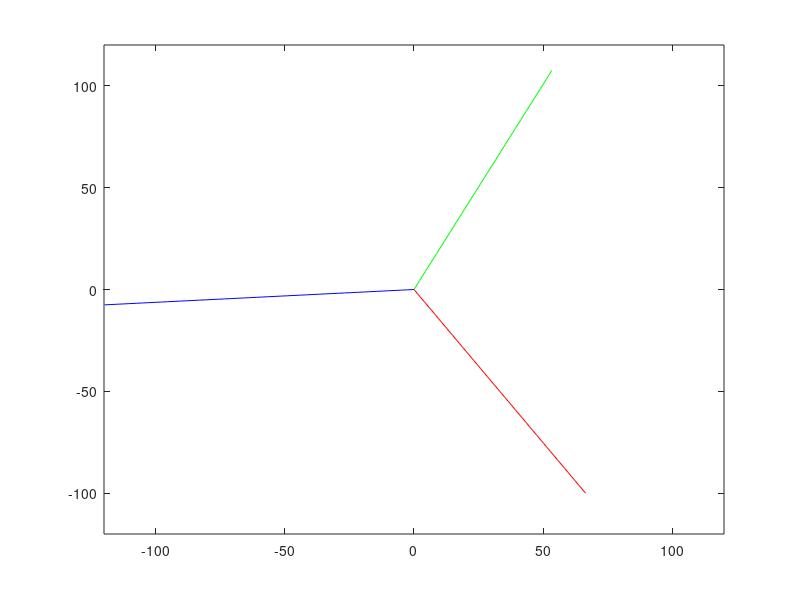

Source code (MATLAB):
t=0:10;
numb_of_points=50;
R=120; %Radius
omega=7.56*2*pi/60;

angle_1=omega*t;
angle_2=omega*t+2*pi/3;
angle_3=omega*t+4*pi/3;

for i=1:length(t)

hold off

y_blade_1=linspace(0,-R*sin(angle_1(i)),numb_of_points);
z_blade_1=linspace(0,R*cos(angle_1(i)),numb_of_points);

y_blade_2=linspace(0,-R*sin(angle_2(i)),numb_of_points);
z_blade_2=linspace(0,R*cos(angle_2(i)),numb_of_points);

y_blade_3=linspace(0,-R*sin(angle_3(i)),numb_of_points);
z_blade_3=linspace(0,R*cos(angle_3(i)),numb_of_points);


plot(y_blade_1,z_blade_1,'b')

hold on

plot(y_blade_2,z_blade_2,'r')

hold on

plot(y_blade_3,z_blade_3,'g')

xlim([-R R]);
ylim([-R R]);

pause(0.1)

end